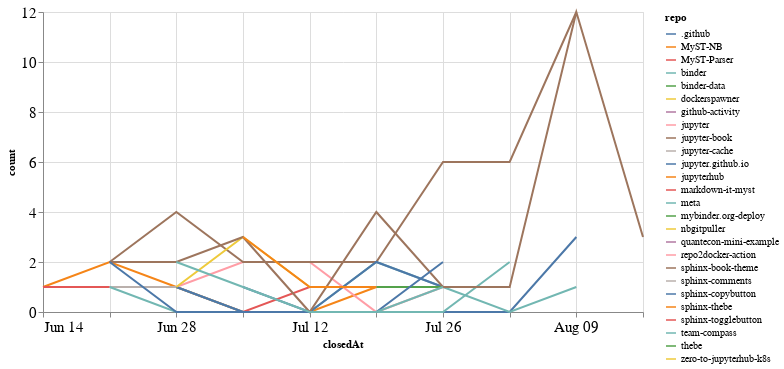

This figure's notebook cell:
### Code cell
closed_by_time = closed_by.groupby('repo').resample('W', on='closedAt').count()['author'].reset_index()
closed_by_time = closed_by_time.rename(columns={'author': 'count'})

alt.Chart(closed_by_time, width=600).mark_line().encode(
    x='closedAt',
    y='count',
    color='repo',
    tooltip="repo"
)

### Figure 1 — Vega-Lite specification as saved in the notebook (floating-point values rounded to 4 significant figures)
{"config": {"axisLeft": {"labelFontSize": 15}, "axisBottom": {"labelFontSize": 15}}, "data": {"name": "data-8fde5e63662a2afcd0277920199615e4"}, "mark": "line", "encoding": {"color": {"type": "nominal", "field": "repo"}, "tooltip": {"type": "nominal", "field": "repo"}, "x": {"type": "temporal", "field": "closedAt"}, "y": {"type": "quantitative", "field": "count"}}, "width": 600, "$schema": "https://vega.github.io/schema/vega-lite/v4.8.1.json", "datasets": {"data-8fde5e63662a2afcd0277920199615e4": [{"repo": ".github", "closedAt": "2020-07-05T00:00:00", "count": 1}, {"repo": ".github", "closedAt": "2020-07-12T00:00:00", "count": 0}, {"repo": ".github", "closedAt": "2020-07-19T00:00:00", "count": 0}, {"repo": ".github", "closedAt": "2020-07-26T00:00:00", "count": 0}, {"repo": ".github", "closedAt": "2020-08-02T00:00:00", "count": 0}, {"repo": ".github", "closedAt": "2020-08-09T00:00:00", "count": 3}, {"repo": "MyST-NB", "closedAt": "2020-06-14T00:00:00", "count": 1}, {"repo": "MyST-NB", "closedAt": "2020-06-21T00:00:00", "count": 2}, {"repo": "MyST-NB", "closedAt": "2020-06-28T00:00:00", "count": 1}, {"repo": "MyST-NB", "closedAt": "2020-07-05T00:00:00", "count": 0}, {"repo": "MyST-NB", "closedAt": "2020-07-12T00:00:00", "count": 0}, {"repo": "MyST-NB", "closedAt": "2020-07-19T00:00:00", "count": 1}, {"repo": "MyST-Parser", "closedAt": "2020-06-14T00:00:00", "count": 1}, {"repo": "MyST-Parser", "closedAt": "2020-06-21T00:00:00", "count": 1}, {"repo": "MyST-Parser", "closedAt": "2020-06-28T00:00:00", "count": 1}, {"repo": "MyST-Parser", "closedAt": "2020-07-05T00:00:00", "count": 0}, {"repo": "MyST-Parser", "closedAt": "2020-07-12T00:00:00", "count": 1}, {"repo": "MyST-Parser", "closedAt": "2020-07-19T00:00:00", "count": 1}, {"repo": "binder", "closedAt": "2020-06-28T00:00:00", "count": 1}, {"repo": "binder", "closedAt": "2020-07-05T00:00:00", "count": 0}, {"repo": "binder", "closedAt": "2020-07-12T00:00:00", "count": 0}, {"repo": "binder", "closedAt": "2020-07-19T00:00:00", "count": 2}, {"repo": "binder", "closedAt": "2020-07-26T00:00:00", "count": 1}, {"repo": "binder", "closedAt": "2020-08-02T00:00:00", "count": 0}, {"repo": "binder", "closedAt": "2020-08-09T00:00:00", "count": 1}, {"repo": "binder-data", "closedAt": "2020-06-21T00:00:00", "count": 1}, {"repo": "dockerspawner", "closedAt": "2020-06-28T00:00:00", "count": 2}, {"repo": "github-activity", "closedAt": "2020-08-09T00:00:00", "count": 2}, {"repo": "jupyter", "closedAt": "2020-06-21T00:00:00", "count": 1}, {"repo": "jupyter", "closedAt": "2020-06-28T00:00:00", "count": 1}, {"repo": "jupyter", "closedAt": "2020-07-05T00:00:00", "count": 2}, {"repo": "jupyter", "closedAt": "2020-07-12T00:00:00", "count": 2}, {"repo": "jupyter", "closedAt": "2020-07-19T00:00:00", "count": 0}, {"repo": "jupyter", "closedAt": "2020-07-26T00:00:00", "count": 1}, {"repo": "jupyter-book", "closedAt": "2020-06-21T00:00:00", "count": 2}, {"repo": "jupyter-book", "closedAt": "2020-06-28T00:00:00", "count": 4}, {"repo": "jupyter-book", "closedAt": "2020-07-05T00:00:00", "count": 2}, {"repo": "jupyter-book", "closedAt": "2020-07-12T00:00:00", "count": 2}, {"repo": "jupyter-book", "closedAt": "2020-07-19T00:00:00", "count": 2}, {"repo": "jupyter-book", "closedAt": "2020-07-26T00:00:00", "count": 6}, {"repo": "jupyter-book", "closedAt": "2020-08-02T00:00:00", "count": 6}, {"repo": "jupyter-book", "closedAt": "2020-08-09T00:00:00", "count": 12}, {"repo": "jupyter-cache", "closedAt": "2020-06-21T00:00:00", "count": 1}, {"repo": "jupyter-cache", "closedAt": "2020-06-28T00:00:00", "count": 1}, {"repo": "jupyter.github.io", "closedAt": "2020-06-28T00:00:00", "count": 1}, {"repo": "jupyter.github.io", "closedAt": "2020-07-05T00:00:00", "count": 0}, {"repo": "jupyter.github.io", "closedAt": "2020-07-12T00:00:00", "count": 0}, {"repo": "jupyter.github.io", "closedAt": "2020-07-19T00:00:00", "count": 2}, {"repo": "jupyter.github.io", "closedAt": "2020-07-26T00:00:00", "count": 1}, {"repo": "jupyterhub", "closedAt": "2020-07-12T00:00:00", "count": 1}, {"repo": "markdown-it-myst", "closedAt": "2020-08-09T00:00:00", "count": 1}, {"repo": "meta", "closedAt": "2020-06-21T00:00:00", "count": 1}, {"repo": "meta", "closedAt": "2020-06-28T00:00:00", "count": 0}, {"repo": "meta", "closedAt": "2020-07-05T00:00:00", "count": 0}, {"repo": "meta", "closedAt": "2020-07-12T00:00:00", "count": 0}, {"repo": "meta", "closedAt": "2020-07-19T00:00:00", "count": 0}, {"repo": "meta", "closedAt": "2020-07-26T00:00:00", "count": 0}, {"repo": "meta", "closedAt": "2020-08-02T00:00:00", "count": 2}, {"repo": "mybinder.org-deploy", "closedAt": "2020-07-19T00:00:00", "count": 1}, {"repo": "mybinder.org-deploy", "closedAt": "2020-07-26T00:00:00", "count": 1}, {"repo": "nbgitpuller", "closedAt": "2020-06-28T00:00:00", "count": 1}, {"repo": "nbgitpuller", "closedAt": "2020-07-05T00:00:00", "count": 3}, {"repo": "nbgitpuller", "closedAt": "2020-07-12T00:00:00", "count": 1}, {"repo": "quantecon-mini-example", "closedAt": "2020-06-21T00:00:00", "count": 1}, {"repo": "repo2docker-action", "closedAt": "2020-07-26T00:00:00", "count": 1}, {"repo": "sphinx-book-theme", "closedAt": "2020-06-21T00:00:00", "count": 2}, {"repo": "sphinx-book-theme", "closedAt": "2020-06-28T00:00:00", "count": 2}, {"repo": "sphinx-book-theme", "closedAt": "2020-07-05T00:00:00", "count": 3}, {"repo": "sphinx-book-theme", "closedAt": "2020-07-12T00:00:00", "count": 0}, {"repo": "sphinx-book-theme", "closedAt": "2020-07-19T00:00:00", "count": 4}, {"repo": "sphinx-book-theme", "closedAt": "2020-07-26T00:00:00", "count": 1}, {"repo": "sphinx-book-theme", "closedAt": "2020-08-02T00:00:00", "count": 1}, {"repo": "sphinx-book-theme", "closedAt": "2020-08-09T00:00:00", "count": 12}, {"repo": "sphinx-book-theme", "closedAt": "2020-08-16T00:00:00", "count": 3}, {"repo": "sphinx-comments", "closedAt": "2020-08-16T00:00:00", "count": 2}, {"repo": "sphinx-copybutton", "closedAt": "2020-06-21T00:00:00", "count": 2}, {"repo": "sphinx-copybutton", "closedAt": "2020-06-28T00:00:00", "count": 0}, {"repo": "sphinx-copybutton", "closedAt": "2020-07-05T00:00:00", "count": 0}, {"repo": "sphinx-copybutton", "closedAt": "2020-07-12T00:00:00", "count": 0}, {"repo": "sphinx-copybutton", "closedAt": "2020-07-19T00:00:00", "count": 0}, {"repo": "sphinx-copybutton", "closedAt": "2020-07-26T00:00:00", "count": 2}, {"repo": "sphinx-thebe", "closedAt": "2020-07-05T00:00:00", "count": 3}, {"repo": "sphinx-thebe", "closedAt": "2020-07-12T00:00:00", "count": 1}, {"repo": "sphinx-thebe", "closedAt": "2020-07-19T00:00:00", "count": 1}, {"repo": "sphinx-togglebutton", "closedAt": "2020-08-09T00:00:00", "count": 3}, {"repo": "team-compass", "closedAt": "2020-06-28T00:00:00", "count": 2}, {"repo": "team-compass", "closedAt": "2020-07-05T00:00:00", "count": 1}, {"repo": "team-compass", "closedAt": "2020-07-12T00:00:00", "count": 0}, {"repo": "team-compass", "closedAt": "2020-07-19T00:00:00", "count": 0}, {"repo": "team-compass", "closedAt": "2020-07-26T00:00:00", "count": 1}, {"repo": "thebe", "closedAt": "2020-07-12T00:00:00", "count": 1}, {"repo": "zero-to-jupyterhub-k8s", "closedAt": "2020-07-05T00:00:00", "count": 1}]}}
